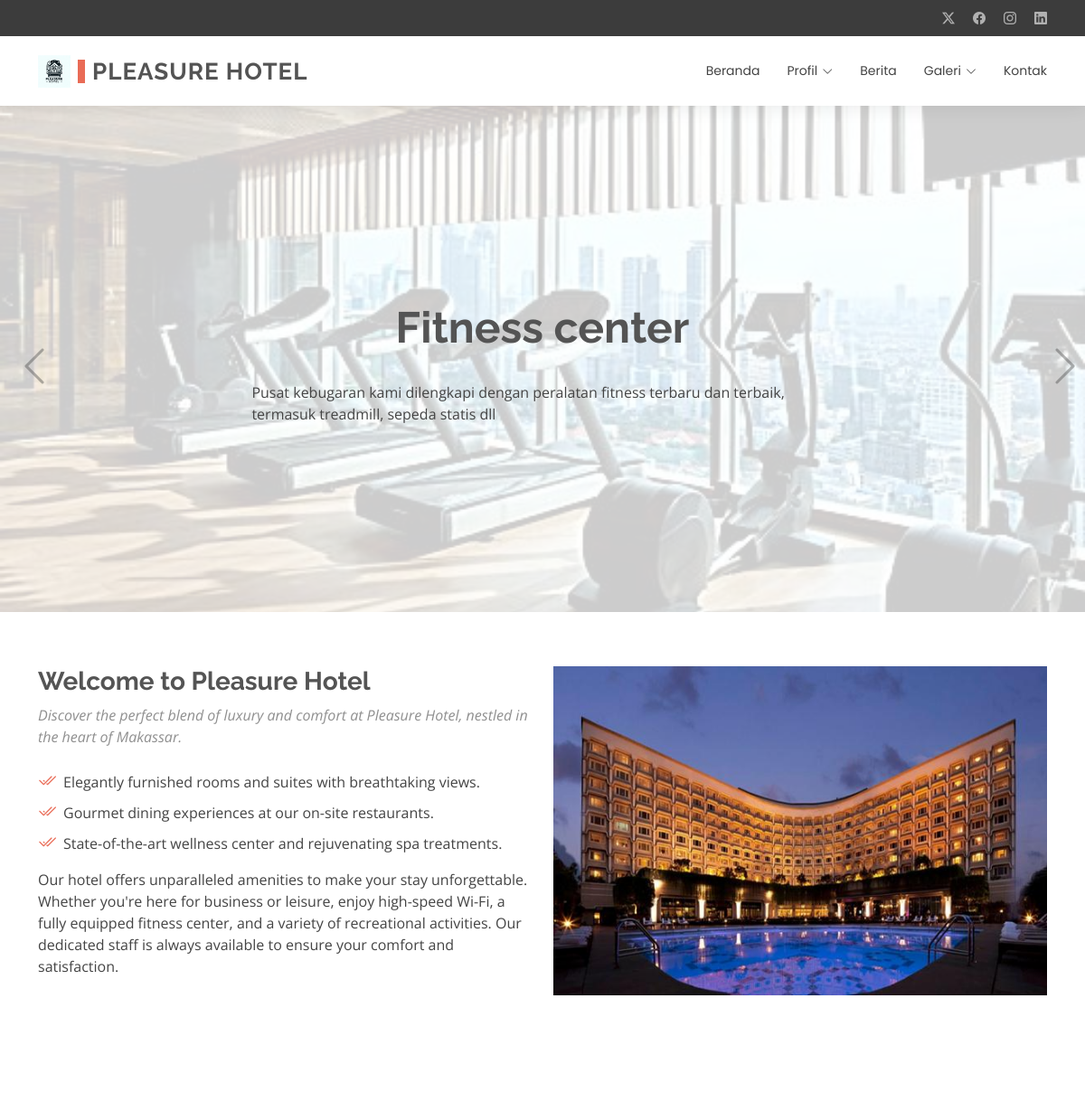
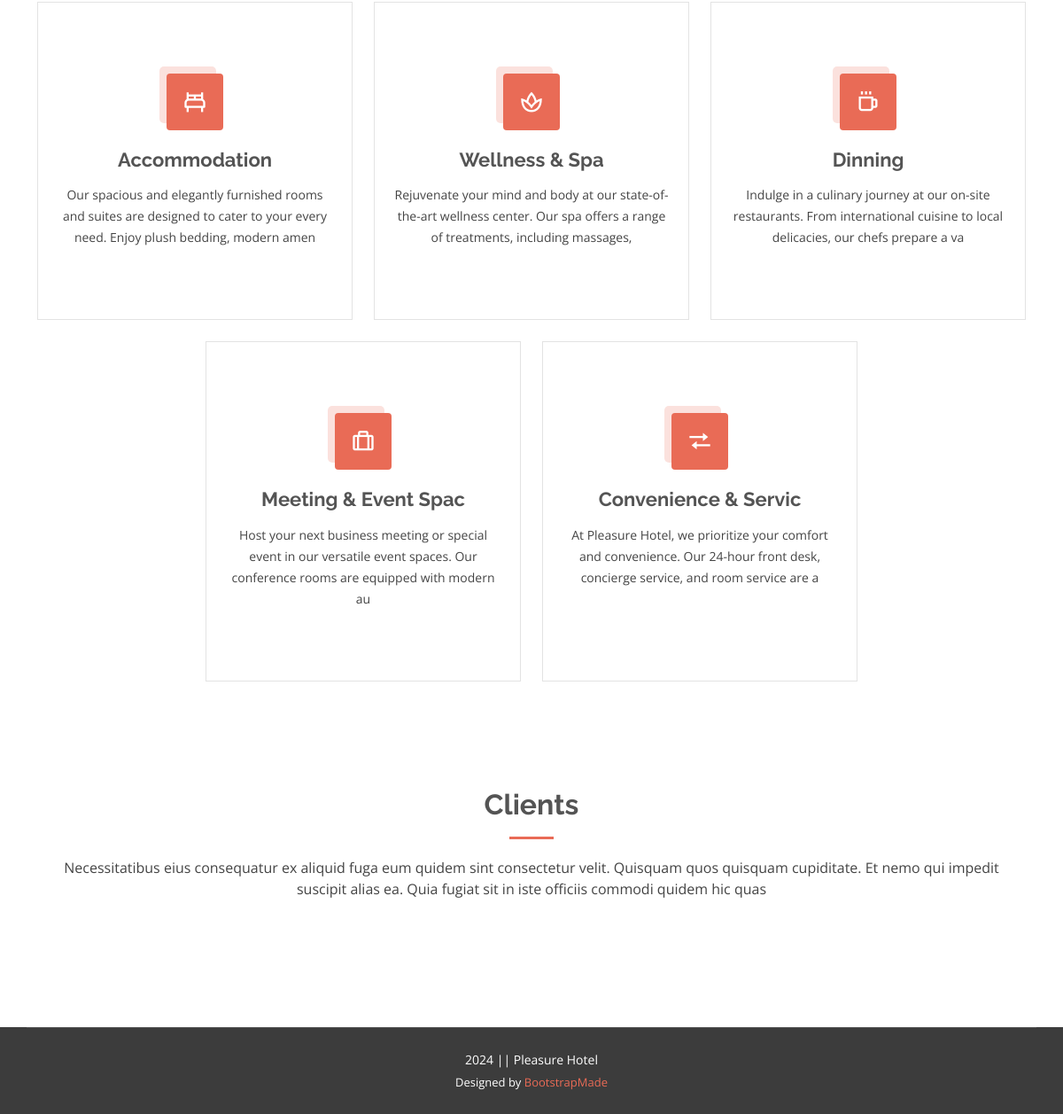
The page / on the database its author committed (2 pictures, top to bottom).
### tables this page shows
CREATE TABLE `pengaturan` (
  `id_pengaturan` int(11) NOT NULL,
  `appname` varchar(50) NOT NULL,
  `logo` varchar(255) NOT NULL,
  `copyright` varchar(255) NOT NULL,
  `description` varchar(255) NOT NULL,
  `keyword` varchar(255) NOT NULL,
  `author` varchar(128) NOT NULL
);

CREATE TABLE `slide` (
  `id_slide` int(11) NOT NULL,
  `judul` varchar(128) NOT NULL,
  `deskripsi` varchar(128) NOT NULL,
  `tombol` varchar(20) NOT NULL,
  `link` varchar(128) NOT NULL,
  `urutan` int(11) NOT NULL,
  `gambar` varchar(255) NOT NULL
);

CREATE TABLE `fasilitas` (
  `id_fasilitas` int(11) NOT NULL,
  `fasilitas` varchar(20) NOT NULL,
  `deskripsi` varchar(128) NOT NULL,
  `icon` varchar(20) NOT NULL,
  `urutan` int(11) NOT NULL
);

### helper.php (called while the page is built, shortened)
<?php
$base_url = 'http://localhost/hotelmurah/';
$koneksi = mysqli_connect('localhost', 'root', '', 'hotel');
function get($query)
{
    global $koneksi;
    $result = mysqli_query($koneksi, $query);
    $row = [];
    while ($data = mysqli_fetch_assoc($result)) {
        $row[] = $data;
    }
    return $row;
}
function getWhere($query)
{
    global $koneksi;
    return mysqli_fetch_assoc(mysqli_query($koneksi, $query));
}

### index.php (the view, shortened to what this page needs)
<?php require 'header.php' ?>
<section id="hero" class="hero section">
    <div id="hero-carousel" class="carousel slide carousel-fade" data-bs-ride="carousel" data-bs-interval="5000">
        <?php $i = 1 ?>
        <?php $slide = get("SELECT * FROM slide ORDER BY urutan ASC"); ?>
        <?php foreach ($slide as $row) : ?>
            <div class="carousel-item <?= $i == 1 ? 'active' : ''; ?>">
                <img src="<?= $base_url; ?>/assets/uploads/slide/<?= $row['gambar']; ?>" alt="<?= $row['judul']; ?>">
                <div class="carousel-container">
                    <h2><?= $row['judul']; ?></h2>
                    <p><?= $row['deskripsi']; ?></p>
                </div>
            </div>
            <?php $i++ ?>
        <?php endforeach ?>
        <a class="carousel-control-prev" href="#hero-carousel" role="button" data-bs-slide="prev">
            <span class="carousel-control-prev-icon bi bi-chevron-left" aria-hidden="true"></span>
        </a>
        <a class="carousel-control-next" href="#hero-carousel" role="button" data-bs-slide="next">
            <span class="carousel-control-next-icon bi bi-chevron-right" aria-hidden="true"></span>
        </a>
    </div>
</section>
<section id="about" class="section about">
    <div class="container" data-aos="fade-up" data-aos-delay="100">
        <div class="row gy-4">
            <div class="col-lg-6 order-1 order-lg-2">
                <img src="<?= $base_url; ?>front/img/about.jpg" class="img-fluid" alt="">
            </div>
            <div class="col-lg-6 order-2 order-lg-1 content">
    <h3>Welcome to Pleasure Hotel</h3>
    <p class="fst-italic">
        Discover the perfect blend of luxury and comfort at Pleasure Hotel, nestled in the heart of Makassar.
    </p>
    <ul>
        <li><i class="bi bi-check2-all"></i> <span>Elegantly furnished rooms and suites with breathtaking views.</span></li>
        <li><i class="bi bi-check2-all"></i> <span>Gourmet dining experiences at our on-site restaurants.</span></li>
        <li><i class="bi bi-check2-all"></i> <span>State-of-the-art wellness center and rejuvenating spa treatments.</span></li>
    </ul>
    <p>
        Our hotel offers unparalleled amenities to make your stay unforgettable. Whether you're here for business or leisure, enjoy high-speed Wi-Fi, a fully equipped fitness center, and a variety of recreational activities. Our dedicated staff is always available to ensure your comfort and satisfaction.
    </p>
</div>
        </div>
    </div>
</section>
<section id="services" class="services section">
    <div class="container">
        <div class="row gy-4 justify-content-center">
            <?php $i = 100 ?>
            <?php $fasilitas = get("SELECT * FROM fasilitas ORDER BY urutan ASC"); ?>
            <?php foreach ($fasilitas as $row) : ?>
                <div class="col-lg-4 col-md-6" data-aos="fade-up" data-aos-delay="<?= $i; ?>">
                    <div class="service-item  position-relative">
                        <div class="icon">
                            <i class="<?= $row['icon']; ?>"></i>
                        </div>
                        <a href="#" class="stretched-link">
                            <h3><?= $row['fasilitas']; ?></h3>
                        </a>
                        <p><?= $row['deskripsi']; ?></p>
                    </div>
                </div>
                <?php $i += 100 ?>
            <?php endforeach ?>
        </div>
    </div>
</section>
<section id="clients" class="section clients">
    <div class="container section-title" data-aos="fade-up">
        <h2>Clients</h2>
        <p>Necessitatibus eius consequatur ex aliquid fuga eum quidem sint consectetur velit. Quisquam quos quisquam cupiditate. Et nemo qui impedit suscipit alias ea. Quia fugiat sit in iste officiis commodi quidem hic quas</p>
    </div>
</section>
<?php require 'footer.php' ?>

### header.php (shortened to what this page needs)
<?php require 'helper.php' ?>
<?php $pengaturan = getWhere("SELECT * FROM pengaturan WHERE id_pengaturan = 1 "); ?>
<!DOCTYPE html>
<html lang="en">
<head>
    <link href="<?= $base_url; ?>front/plugins/bootstrap/css/bootstrap.min.css" rel="stylesheet">
    <link href="<?= $base_url; ?>front/plugins/bootstrap-icons/bootstrap-icons.css" rel="stylesheet">
    <link href="<?= $base_url; ?>front/plugins/aos/aos.css" rel="stylesheet">
    <link href="<?= $base_url; ?>front/plugins/swiper/swiper-bundle.min.css" rel="stylesheet">
    <link href="<?= $base_url; ?>front/plugins/glightbox/css/glightbox.min.css" rel="stylesheet">
    <link href="<?= $base_url; ?>assets/plugins/boxicons/css/boxicons.min.css" rel="stylesheet">
    <link href="<?= $base_url; ?>front/css/main.css" rel="stylesheet">
</head>
<body class="index-page">
    <header id="header" class="header sticky-top">
        <div class="topbar d-flex align-items-center dark-background">
            <div class="container d-flex justify-content-center justify-content-md-between">
                <div class="social-links d-none d-md-flex align-items-center">
                    <a href="#" class="twitter"><i class="bi bi-twitter-x"></i></a>
                    <a href="#" class="facebook"><i class="bi bi-facebook"></i></a>
                    <a href="#" class="instagram"><i class="bi bi-instagram"></i></a>
                    <a href="#" class="linkedin"><i class="bi bi-linkedin"></i></a>
                </div>
            </div>
        </div>
        <div class="branding">
            <div class="container position-relative d-flex align-items-center justify-content-between">
                <a href="<?= $base_url; ?>" class="logo d-flex align-items-center">
                    <img src="<?= $base_url; ?>assets/img/<?= $pengaturan['logo']; ?>" alt="">
                    <h1 class="sitename"><?= $pengaturan['appname']; ?><br></h1>
                </a>
                <nav id="navmenu" class="navmenu">
                    <ul>
                        <li><a href="<?= $base_url; ?>">Beranda</a></li>
                        <li class="dropdown"><a href="#"><span>Profil</span> <i class="bi bi-chevron-down toggle-dropdown"></i></a>
                        </li>
                        <li><a href="<?= $base_url; ?>berita.php">Berita</a></li>
                        <li class="dropdown"><a href="#"><span>Galeri</span> <i class="bi bi-chevron-down toggle-dropdown"></i></a>
                        </li>
                        <li><a href="<?= $base_url; ?>kontak.php">Kontak</a></li>
                    </ul>
                </nav>
            </div>
        </div>
    </header>
    <main class="main">

### footer.php (shortened to what this page needs)
</main>
<footer id="footer" class="footer position-relative dark-background">
    <div class="container copyright text-center mt-4">
        <p><?= $pengaturan['copyright']; ?></p>
        <div class="credits">
            Designed by <a href="https://bootstrapmade.com/">BootstrapMade</a>
        </div>
    </div>
</footer>
</body>
</html>

### rows shown on the page
pengaturan: logo (picture), appname "PLEASURE HOTEL", copyright "2024 || Pleasure Hotel"
slide: gambar (picture), judul "Fitness center", deskripsi "Pusat kebugaran kami dilengkapi dengan peralatan fitness terbaru dan terbaik, termasuk treadmill, sepeda statis dll"
fasilitas: fasilitas "Accommodation", deskripsi "Our spacious and elegantly furnished rooms and suites are designed to cater to your every need. Enjoy plush bedding, modern amen"
fasilitas: fasilitas "Wellness & Spa", deskripsi "Rejuvenate your mind and body at our state-of-the-art wellness center. Our spa offers a range of treatments, including massages,"
fasilitas: fasilitas "Dinning", deskripsi "Indulge in a culinary journey at our on-site restaurants. From international cuisine to local delicacies, our chefs prepare a va"
fasilitas: fasilitas "Meeting & Event Spac", deskripsi "Host your next business meeting or special event in our versatile event spaces. Our conference rooms are equipped with modern au"
fasilitas: fasilitas "Convenience & Servic", deskripsi "At Pleasure Hotel, we prioritize your comfort and convenience. Our 24-hour front desk, concierge service, and room service are a"
